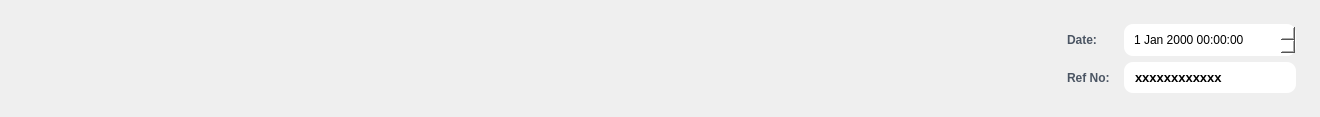
     <widget class="QWidget" name="header_seaction" native="true">
      <property name="minimumSize">
       <size>
        <width>1320</width>
        <height>110</height>
       </size>
      </property>
      <property name="styleSheet">
       <string notr="true">

#header_seaction{
                background: qlineargradient(x1: 0, y1: 0, x2: 1, y2: 0, /* Horizontal gradient */
                                        stop: 0 #eff6ff, stop: 1 #dbeafe); /* from-blue-50 to-blue-100 */
                border-bottom: 1px solid #e5e7eb; /* border-gray-200 */
               padding: 1.5em;   /*p-6 in Tailwind (6 * 0.25rem = 1.5rem) */
border-color: #4285F4;
}</string>
      </property>
      <layout class="QHBoxLayout" name="horizontalLayout_6">
       <item alignment="Qt::AlignLeft">
        <widget class="QLabel" name="label">
         <property name="minimumSize">
          <size>
           <width>50</width>
           <height>50</height>
          </size>
         </property>
         <property name="maximumSize">
          <size>
           <width>100</width>
           <height>100</height>
          </size>
         </property>
         <property name="sizeIncrement">
          <size>
           <width>0</width>
           <height>0</height>
          </size>
         </property>
         <property name="styleSheet">
          <string notr="true">border: none;

                background-color: QColor(0, 123, 255); /* Approximate for bg-primary - replace with your actual primary color */
                border-radius: 50%;
  
                color: white;
                margin-right: 0.75em; /* mr-3 in Tailwind (3 * 0.25rem = 0.75rem) */
                font-size: 1.2em; /* Adjust as needed */</string>
         </property>
         <property name="text">
          <string/>
         </property>
         <property name="pixmap">
          <pixmap resource="../../static.qrc">:/logo/logo1.png</pixmap>
         </property>
         <property name="scaledContents">
          <bool>true</bool>
         </property>
        </widget>
       </item>
       <item alignment="Qt::AlignRight">
        <widget class="QFrame" name="date_ref">
         <property name="minimumSize">
          <size>
           <width>262</width>
           <height>40</height>
          </size>
         </property>
         <property name="maximumSize">
          <size>
           <width>452</width>
           <height>16777215</height>
          </size>
         </property>
         <property name="styleSheet">
          <string notr="true">padding: 4px;
border: none;
background-color: none;





</string>
         </property>
         <property name="frameShape">
          <enum>QFrame::StyledPanel</enum>
         </property>
         <property name="frameShadow">
          <enum>QFrame::Raised</enum>
         </property>
         <layout class="QVBoxLayout" name="verticalLayout_5">
          <item>
           <layout class="QFormLayout" name="formLayout">
            <item row="0" column="0">
             <widget class="QLabel" name="label_2">
              <property name="styleSheet">
               <string notr="true">                margin-left: 0.5em; /* ml-2 in Tailwind (2 * 0.25rem = 0.5rem) */
                color: #4b5563; /* Approximate for text-gray-600 */
                font-weight: 500; /* font-medium */
border: none;
padding: 4px;</string>
              </property>
              <property name="text">
               <string>Date:</string>
              </property>
             </widget>
            </item>
            <item row="0" column="1">
             <widget class="QDateTimeEdit" name="dateTimeEdit">
              <property name="styleSheet">
               <string notr="true">
border: none;
padding: 10px;

background-color: rgb(255, 255, 255);
border-radius: 9px;
padding: 8px;
color: black;

</string>
              </property>
             </widget>
            </item>
            <item row="1" column="0">
             <widget class="QLabel" name="label_3">
              <property name="styleSheet">
               <string notr="true">                margin-left: 0.5em; /* ml-2 in Tailwind (2 * 0.25rem = 0.5rem) */
                color: #4b5563; /* Approximate for text-gray-600 */
                font-weight: 500; /* font-medium */
border: none;
padding: 4px;</string>
              </property>
              <property name="text">
               <string>Ref No:</string>
              </property>
             </widget>
            </item>
            <item row="1" column="1">
             <widget class="QLabel" name="refferenceID">
              <property name="font">
               <font>
                <pointsize>10</pointsize>
                <bold>true</bold>
               </font>
              </property>
              <property name="styleSheet">
               <string notr="true">
border: none;
padding: 10px;

background-color: rgb(255, 255, 255);
border-radius: 9px;
padding: 8px;
color: black;

</string>
              </property>
              <property name="text">
               <string>xxxxxxxxxxxx</string>
              </property>
             </widget>
            </item>
           </layout>
          </item>
         </layout>
        </widget>
       </item>
      </layout>
     </widget>
